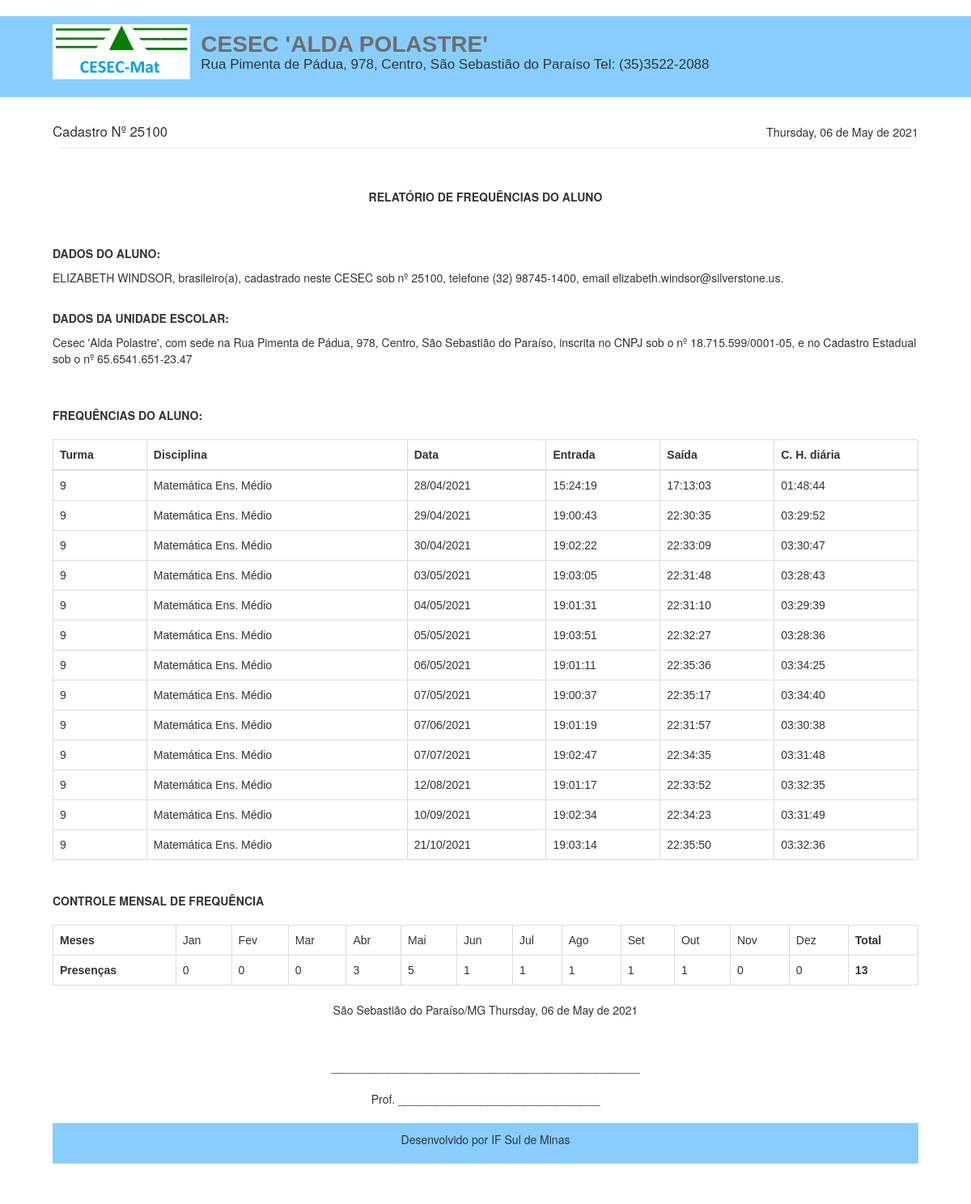
/cesec/rel/relatorio-freq_html.php?id=18, run on the app's committed database.
### tables this page shows
CREATE TABLE `alunos` (
  `id` int(11) NOT NULL,
  `nome` varchar(50) NOT NULL,
  `cadastro` varchar(20) NOT NULL,
  `telefone` varchar(20) NOT NULL,
  `email` varchar(50) NOT NULL
);

CREATE TABLE `frequencia` (
  `id` int(11) NOT NULL,
  `aluno` int(11) NOT NULL,
  `turma` int(11) NOT NULL,
  `tipo` varchar(20) NOT NULL,
  `data_freq` date NOT NULL,
  `hora_freq` time NOT NULL,
  `carga_horaria` time DEFAULT NULL
);

CREATE TABLE `disciplinas` (
  `id` int(11) NOT NULL,
  `nome` varchar(50) NOT NULL
);

### cesec/config.php (called while the page is built, shortened)
<?php
$nome_escola = "Cesec 'Alda Polastre'";
$endereco_escola = "Rua Pimenta de Pádua, 978, Centro, São Sebastião do Paraíso";
$telefone_escola = "(35)3522-2088";
$rodape_relatorios = "Desenvolvido por IF Sul de Minas";
$cnpj_escola = '18.715.599/0001-05';
$cidade_escola = 'São Sebastião do Paraíso/MG';
 ?>

### cesec/rel/relatorio-freq_html.php (the view, shortened to what this page needs)
<?php
require_once("../conexao.php");
$id = $_GET['id'];
$data_hoje = utf8_encode(strftime('%A, %d de %B de %Y', strtotime('today')));
$query_1 = $pdo->query("SELECT * FROM alunos where id = '$id' ");
$res_1 = $query_1->fetchAll(PDO::FETCH_ASSOC);
$nome_aluno = $res_1[0]['nome'];
$cadastro = $res_1[0]['cadastro'];
$telefone = $res_1[0]['telefone'];
$email = $res_1[0]['email'];
?>
<!DOCTYPE html>
<html>
<head>
	<link rel="stylesheet" href="https://maxcdn.bootstrapcdn.com/bootstrap/3.3.7/css/bootstrap.min.css">
</head>
<body>
	<div class="cabecalho">
		<div class="container">
			<div class="row titulos">
				<div class="col-sm-2 esquerda_float image">
					<img src="../img/logo1.png" width="170px">
				</div>
				<div class="col-sm-10 esquerda_float">
					<h2 class="titulo"><b><?php echo strtoupper($nome_escola) ?></b></h2>
					<h6 class="subtitulo"><?php echo $endereco_escola . ' Tel: '.$telefone_escola  ?></h6>
				</div>
			</div>
		</div>
	</div>
	<div class="container">
		<div class="row">
			<div class="col-sm-8 esquerda">
				<big> Cadastro Nº <?php echo $cadastro ?>  </big>
			</div>
			<div class="col-sm-4 direita" align="right">
				<big> <small><?php echo $data_hoje; ?></small> </big>
			</div>
		</div>
		<hr>
        <br></br>
        <p align="center"><b>RELATÓRIO DE FREQUÊNCIAS DO ALUNO</b></p>
        <br></br>
<p><b>DADOS DO ALUNO: </b></p>
<p><?php echo strtoupper($nome_aluno) ?>, brasileiro(a), cadastrado neste CESEC sob nº <?php echo $cadastro ?>, telefone <?php echo $telefone ?>, email <?php echo $email ?>.</p>
<br>
<p>
<b>DADOS DA UNIDADE ESCOLAR:</b></p>
<p> <?php echo $nome_escola ?>, com sede na <?php echo $endereco_escola ?>, inscrita no CNPJ sob o nº <?php echo $cnpj_escola ?>, e no Cadastro Estadual sob o nº 65.6541.651-23.47</p>
<br>
<br>
<p><b>FREQUÊNCIAS DO ALUNO:</b></p>
		<table class="table table-bordered" id="dataTable" width="100%" cellspacing="0">
					<thead>
						<tr>
							<th>Turma</th>
                            <th>Disciplina</th>
                            <th>Data</th>
                            <th>Entrada</th>
                            <th>Saída</th>
							<th>C. H. diária</th>
						</tr>
					</thead>
					<tbody>
						<?php
						$saida = "saida";
						$query_2 = $pdo->query("SELECT * FROM frequencia where aluno = '$id' and tipo = '$saida' ");
						$res_2 = $query_2->fetchAll(PDO::FETCH_ASSOC);
						for ($i=0; $i < count($res_2); $i++) {
							$turma = $res_2[$i]['turma'];
							$data_freq = $res_2[$i]['data_freq'];
							$hora_saida = $res_2[$i]['hora_freq'];
							$carga_horaria = $res_2[$i]['carga_horaria'];
							$data_freqF = implode('/', array_reverse(explode('-', $data_freq)));
							if($carga_horaria == "00:00:00"){
								$carga_horaria = "";
							}else{
								$carga_horaria = $carga_horaria;
							}
							$entrada = "entrada";
							$query_7 = $pdo->query("SELECT * FROM frequencia where aluno = '$id' and data_freq = '$data_freq' and tipo = '$entrada' ");
							$res_7 = $query_7->fetchAll(PDO::FETCH_ASSOC);
							$hora_entrada = $res_7[0]['hora_freq'];
							$query_3 = $pdo->query("SELECT * FROM turmas where id = '$turma' ");
							$res_3 = $query_3->fetchAll(PDO::FETCH_ASSOC);
							$disciplina = $res_3[0]['disciplina'];
							$query_5 = $pdo->query("SELECT * FROM disciplinas where id = '$disciplina' ");
							$res_5 = $query_5->fetchAll(PDO::FETCH_ASSOC);
							$nome_disc = @$res_5[0]['nome'];
						?>
						<tr>
							<td><?php echo $turma ?></td>
							<td><?php echo $nome_disc ?></td>
							<td><?php echo $data_freqF ?></td>
							<td><?php echo $hora_entrada ?></td>
							<td><?php echo $hora_saida ?></td>
							<td><?php echo $carga_horaria ?></td>
						</tr>
            			<?php }  ?>
	 				</tbody>
 				</table>
				 <br>
				 <p><b>CONTROLE MENSAL DE FREQUÊNCIA</b></p>
		<table class="table table-bordered" id="dataTable" width="100%" cellspacing="0">
					<tbody>
						<?php
						$query_7 = $pdo->query("SELECT * FROM frequencia where aluno = '$id' and tipo = 'saida' and MONTH(data_freq) = '01' ");
						$res_7 = $query_7->fetchAll(PDO::FETCH_ASSOC);
						$freq_jan = count($res_7);
						$query_8 = $pdo->query("SELECT * FROM frequencia where aluno = '$id' and tipo = 'saida' and MONTH(data_freq) = '02' ");
						$res_8 = $query_8->fetchAll(PDO::FETCH_ASSOC);
						$freq_fev = count($res_8);
						$query_9 = $pdo->query("SELECT * FROM frequencia where aluno = '$id' and tipo = 'saida' and MONTH(data_freq) = '03' ");
						$res_9 = $query_9->fetchAll(PDO::FETCH_ASSOC);
						$freq_mar = count($res_9);
						$query_10 = $pdo->query("SELECT * FROM frequencia where aluno = '$id' and tipo = 'saida' and MONTH(data_freq) = '04' ");
						$res_10 = $query_10->fetchAll(PDO::FETCH_ASSOC);
						$freq_abr = count($res_10);
						$query_11 = $pdo->query("SELECT * FROM frequencia where aluno = '$id' and tipo = 'saida' and MONTH(data_freq) = '05' ");
						$res_11 = $query_11->fetchAll(PDO::FETCH_ASSOC);
						$freq_mai = count($res_11);
						$query_12 = $pdo->query("SELECT * FROM frequencia where aluno = '$id' and tipo = 'saida' and MONTH(data_freq) = '06' ");
						$res_12 = $query_12->fetchAll(PDO::FETCH_ASSOC);
						$freq_jun = count($res_12);
						$query_13 = $pdo->query("SELECT * FROM frequencia where aluno = '$id' and tipo = 'saida' and MONTH(data_freq) = '07' ");
						$res_13 = $query_13->fetchAll(PDO::FETCH_ASSOC);
						$freq_jul = count($res_13);
						$query_14 = $pdo->query("SELECT * FROM frequencia where aluno = '$id' and tipo = 'saida' and MONTH(data_freq) = '08' ");
						$res_14 = $query_14->fetchAll(PDO::FETCH_ASSOC);
						$freq_ago = count($res_14);
						$query_15 = $pdo->query("SELECT * FROM frequencia where aluno = '$id' and tipo = 'saida' and MONTH(data_freq) = '09' ");
						$res_15 = $query_15->fetchAll(PDO::FETCH_ASSOC);
						$freq_set = count($res_15);
						$query_16 = $pdo->query("SELECT * FROM frequencia where aluno = '$id' and tipo = 'saida' and MONTH(data_freq) = '10' ");
						$res_16 = $query_16->fetchAll(PDO::FETCH_ASSOC);
						$freq_out = count($res_16);
						$query_17 = $pdo->query("SELECT * FROM frequencia where aluno = '$id' and tipo = 'saida' and MONTH(data_freq) = '11' ");
						$res_17 = $query_17->fetchAll(PDO::FETCH_ASSOC);
						$freq_nov = count($res_17);
						$query_18 = $pdo->query("SELECT * FROM frequencia where aluno = '$id' and tipo = 'saida' and MONTH(data_freq) = '12' ");
						$res_18 = $query_18->fetchAll(PDO::FETCH_ASSOC);
						$freq_dez = count($res_18);
						$freq_anual = $freq_jan + $freq_fev + $freq_mar + $freq_abr + $freq_mai + $freq_jun + $freq_jul + $freq_ago + $freq_set + $freq_out + $freq_nov + $freq_dez;
						?>
						<tr>
						<td><b>Meses</b></td>
						<td>Jan</td>
						<td>Fev</td>
						<td>Mar</td>
						<td>Abr</td>
						<td>Mai</td>
						<td>Jun</td>
						<td>Jul</td>
						<td>Ago</td>
						<td>Set</td>
						<td>Out</td>
						<td>Nov</td>
						<td>Dez</td>
						<td><b>Total</b></td>
						</tr>
						<tr>
						<td><b>Presenças</b></td>
						<td><?php echo $freq_jan ?></td>
						<td><?php echo $freq_fev ?></td>
						<td><?php echo $freq_mar ?></td>
						<td><?php echo $freq_abr ?></td>
						<td><?php echo $freq_mai ?></td>
						<td><?php echo $freq_jun ?></td>
						<td><?php echo $freq_jul ?></td>
						<td><?php echo $freq_ago ?></td>
						<td><?php echo $freq_set ?></td>
						<td><?php echo $freq_out ?></td>
						<td><?php echo $freq_nov ?></td>
						<td><?php echo $freq_dez ?></td>
						<td><b><?php echo $freq_anual ?></b></td>
						</tr>
						</tbody>
						</table>
<p align="center">
<?php echo ($cidade_escola) .'  '. $data_hoje ?>
</p>
<br><br>
<p align="center">
_________________________________________________<br>
<br>Prof. ________________________________
</p>
				<div class="footer">
		<p style="font-size:14px" align="center"><?php echo $rodape_relatorios ?></p>
	</div>
				</body>
				</html>

### cesec/rel/relatorio-freq_html.php (style rules this page uses)
.footer { margin-top:20px; width:100%; background-color: #87ceff; padding:10px; }
.cabecalho { background-color: #87ceff; padding:10px; margin-bottom:30px; margin-top:20px; width:100%; height:100px; }
.titulo { margin:0; font-size:28px; font-family:Arial, Helvetica, sans-serif; color:#6e6d6d; }
.subtitulo { margin:0; font-size:17px; font-family:Arial, Helvetica, sans-serif; }
.esquerda { display:inline; width:50%; float:left; }
.direita { display:inline; width:50%; float:right; }
.table { padding:15px; font-family:Verdana, sans-serif; margin-top:20px; }
.esquerda_float { margin-bottom:10px; float:left; display:inline; }
.titulos { margin-top:10px; }
.image { margin-top:-10px; }
hr { margin:8px; padding:1px; }
.container { padding-left:50px; padding-right:50px; padding-bottom:50px; }

### data on the page
alunos: cadastro "25100", nome "ELIZABETH WINDSOR", telefone "(32) 98745-1400", email "elizabeth.windsor@silverstone.us"
frequencia: turma "9", disciplinas.nome "Matemática Ens. Médio", data_freq "28/04/2021", frequencia.hora_freq "15:24:19", hora_freq "17:13:03", carga_horaria "01:48:44"
frequencia: turma "9", disciplinas.nome "Matemática Ens. Médio", data_freq "29/04/2021", frequencia.hora_freq "19:00:43", hora_freq "22:30:35", carga_horaria "03:29:52"
frequencia: turma "9", disciplinas.nome "Matemática Ens. Médio", data_freq "30/04/2021", frequencia.hora_freq "19:02:22", hora_freq "22:33:09", carga_horaria "03:30:47"
frequencia: turma "9", disciplinas.nome "Matemática Ens. Médio", data_freq "03/05/2021", frequencia.hora_freq "19:03:05", hora_freq "22:31:48", carga_horaria "03:28:43"
frequencia: turma "9", disciplinas.nome "Matemática Ens. Médio", data_freq "04/05/2021", frequencia.hora_freq "19:01:31", hora_freq "22:31:10", carga_horaria "03:29:39"
frequencia: turma "9", disciplinas.nome "Matemática Ens. Médio", data_freq "05/05/2021", frequencia.hora_freq "19:03:51", hora_freq "22:32:27", carga_horaria "03:28:36"
frequencia: turma "9", disciplinas.nome "Matemática Ens. Médio", data_freq "06/05/2021", frequencia.hora_freq "19:01:11", hora_freq "22:35:36", carga_horaria "03:34:25"
frequencia: turma "9", disciplinas.nome "Matemática Ens. Médio", data_freq "07/05/2021", frequencia.hora_freq "19:00:37", hora_freq "22:35:17", carga_horaria "03:34:40"
frequencia: turma "9", disciplinas.nome "Matemática Ens. Médio", data_freq "07/06/2021", frequencia.hora_freq "19:01:19", hora_freq "22:31:57", carga_horaria "03:30:38"
frequencia: turma "9", disciplinas.nome "Matemática Ens. Médio", data_freq "07/07/2021", frequencia.hora_freq "19:02:47", hora_freq "22:34:35", carga_horaria "03:31:48"
frequencia: turma "9", disciplinas.nome "Matemática Ens. Médio", data_freq "12/08/2021", frequencia.hora_freq "19:01:17", hora_freq "22:33:52", carga_horaria "03:32:35"
frequencia: turma "9", disciplinas.nome "Matemática Ens. Médio", data_freq "10/09/2021", frequencia.hora_freq "19:02:34", hora_freq "22:34:23", carga_horaria "03:31:49"
frequencia: turma "9", disciplinas.nome "Matemática Ens. Médio", data_freq "21/10/2021", frequencia.hora_freq "19:03:14", hora_freq "22:35:50", carga_horaria "03:32:36"

### other printed values
$nome_escola "CESEC 'ALDA POLASTRE'"
$endereco_escola "Rua Pimenta de Pádua, 978, Centro, São Sebastião do Paraíso"
$telefone_escola "(35)3522-2088"
$data_hoje "Thursday, 06 de May de 2021"
$nome_escola "Cesec 'Alda Polastre'"
$cnpj_escola "18.715.599/0001-05"
$freq_jan "0"
$freq_fev "0"
$freq_mar "0"
$freq_abr "3"
$freq_mai "5"
$freq_jun "1"
$freq_jul "1"
$freq_ago "1"
$freq_set "1"
